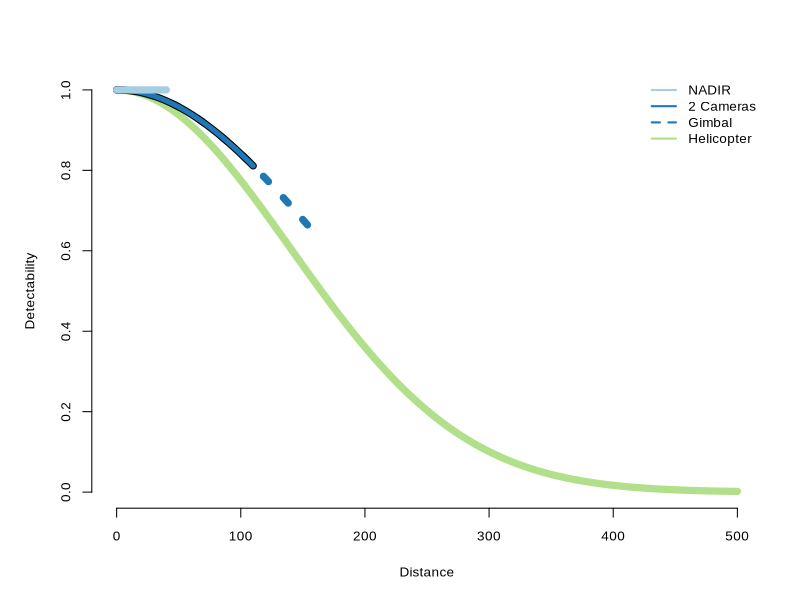

Recreate this plot in R.
# Load necessary library
library(grDevices)
library(RColorBrewer)
library(here)


# Function to compute detectability values
compute_detectability <- function(key.function, scale.param, shape.param, truncation) {
  distances <- seq(0, truncation, length.out = 100)
  if (key.function == "hn") {
    detectability <- exp(-distances^2 / (2 * scale.param^2))
  } else if (key.function == "uf") {
    detectability <- rep(scale.param, length(distances))
  } else {
    stop("Unsupported key function")
  }
  data.frame(distance = distances, detectability = detectability)
}

# Generate data for each detection function
detect_H_data <- compute_detectability("hn", 140, NULL, 500)
detect_FW2_data <- compute_detectability("hn", 170, NULL, 110)
detect_FWG_data <- compute_detectability("hn", 170, NULL, 155)
detect_uf_data <- compute_detectability("uf", 1, NULL, 40)
# detect_uf_data <- compute_detectability("hn", 170, NULL, 50)

# Define custom colors
custom_colors <- c("#a6cee3", "#1f78b4", "#1f78b4", "#b2df8a")

# Set the output file path using the here package
output_path <- here("Output", "Plots", "detectability_plot.tiff")

# Open a TIFF device
tiff(filename = output_path, width = 2250, height = 1125, units = "px", res = 300)

# Set graphical parameters for A4 size
par(mar = c(5, 5, 4, 2) + 0.1, cex = 0.9, cex.lab = 0.9, cex.axis = 0.9, lwd = 1, bty = "n", family = "Arial")

# Plot the data
plot(detect_H_data$distance, detect_H_data$detectability, type = "l", col = custom_colors[4], lwd = 7, xlim = c(0, 500), ylim = c(0, 1), xlab = "Distance", ylab = "Detectability")
# plot(detect_FWG_data$distance, detect_FWG_data$detectability, type = "l", col = custom_colors[3], lwd = 7, xlim = c(0, 260), ylim = c(0, 1), xlab = "Distance", ylab = "Detectability")
lines(detect_FWG_data$distance, detect_FWG_data$detectability, col = custom_colors[3], lwd = 7, lty = 3) # Dotted line
lines(detect_FW2_data$distance, detect_FW2_data$detectability, col = 'black', lwd = 7) # Shadow
lines(detect_FW2_data$distance, detect_FW2_data$detectability, col = custom_colors[2], lwd = 5)
lines(detect_uf_data$distance, detect_uf_data$detectability, col = custom_colors[1], lwd = 7)

# Add a legend
legend("topright", legend = c("NADIR", "2 Cameras", "Gimbal", "Helicopter"), col = custom_colors, lty = c(1, 1, 2, 1), lwd = 2, cex = 0.9, box.lwd = 1, box.col = "NA", bg = "white")
# legend("topright", legend = c("NADIR", "Gimbal"), col = custom_colors, lty = c(1, 1), lwd = 2, cex = 0.9, box.lwd = 1, box.col = "NA", bg = "white")


# Close the TIFF device
dev.off()
